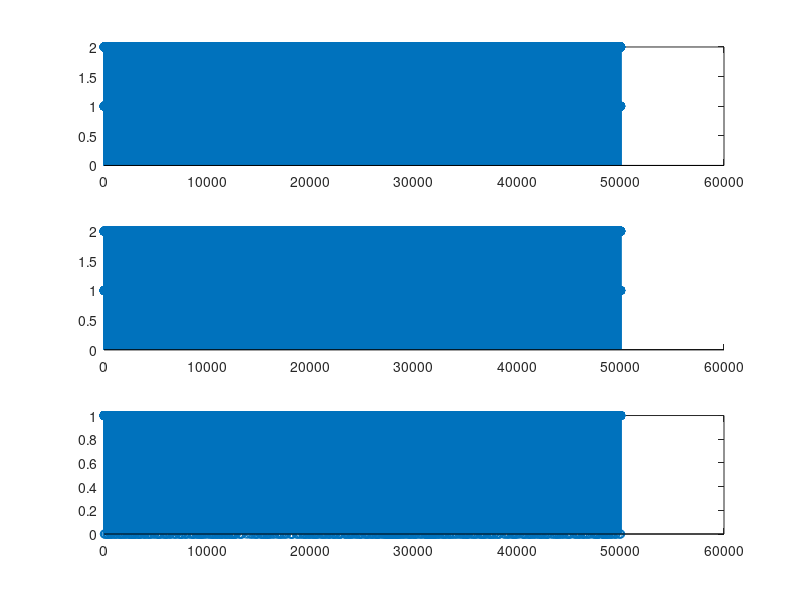

MATLAB code for this plot:

%OOK


clear
figure(1),clf
Fc = 8e3;
Fsample = 15*Fc;
Fsignal = [0,Fc]/Fsample;

N_periods_per_bit = 1;
Sps = 1/max(Fsignal)*N_periods_per_bit;
Tb = N_periods_per_bit/max(Fsignal);

t = 0:Tb-1;

N_data_bits = 5e4;
preamble = [1,2,1,2,1,2];
data_in = [preamble,randi(2, 1,N_data_bits)];

data_out = [];
rx_decision_vars = [];
for i = data_in
	PHY = sin(2*pi*Fsignal(i)*t);
	SNR = 10;
	noisey_PHY = awgn(PHY,SNR);
	rx = (noisey_PHY.*noisey_PHY);
	rc = ones(1,round(Sps));
	rx_filtered = conv(rc,rx);
	rx_decision_vars = [rx_decision_vars, rx_filtered(Sps)];
end

decision_bound = mean(rx_decision_vars(1:length(preamble)));
rx_decision_vars = rx_decision_vars - decision_bound;
data_out = zeros(1,length(rx_decision_vars));
data_out(rx_decision_vars > 0) = 2;
data_out(rx_decision_vars <= 0) = 1;

fprintf('==============================\n')
fprintf('SYM ERROR RATE = %f%%\n',sum(data_in~=data_out)*100/(length(preamble)+N_data_bits))
fprintf('Bad bits: = %i\nLength: = %i\n',sum(data_in~=data_out),(length(preamble)+N_data_bits))


subplot(3,1,1)
stem(data_in)
subplot(3,1,2)
hold on
stem(data_out)
% plot([1,N_data_bits],[decision_bound,decision_bound])
hold off
subplot(3,1,3)
stem(data_out==data_in)

% w/hamming then we have no errors, gg mofo
% ==============================
% SYM ERROR RATE = 2.849000e+01%
% Bad bits: = 2849
% Length: = 10000
%
% subplot(5,1,1)
% stem(data_in)
% title('PHY Data')
%
%
% subplot(5,1,2)
% plot(noisey_PHY)
% title(sprintf('%ddB SNR',SNR))
%
% subplot(5,1,3)
% plot(rx)
% title('RX Data')
%
% subplot(5,1,4)
% plot(rx_filtered)
% title(sprintf('rx filtered'))
%
% figure(1),clf
% % rc = rcosdesign(1,2,round(Sps/4));
%
% hold on
% stem(data_out,'*')
% stem(data_in,'-.')
% hold off


% Even with hamming encoding, we still good...
% subplot(4,1,4)
% rc = rcosdesign(1,2,round(Sps/2));
% plot(rc)
% title(sprintf('%ddB SNR',SNR))











